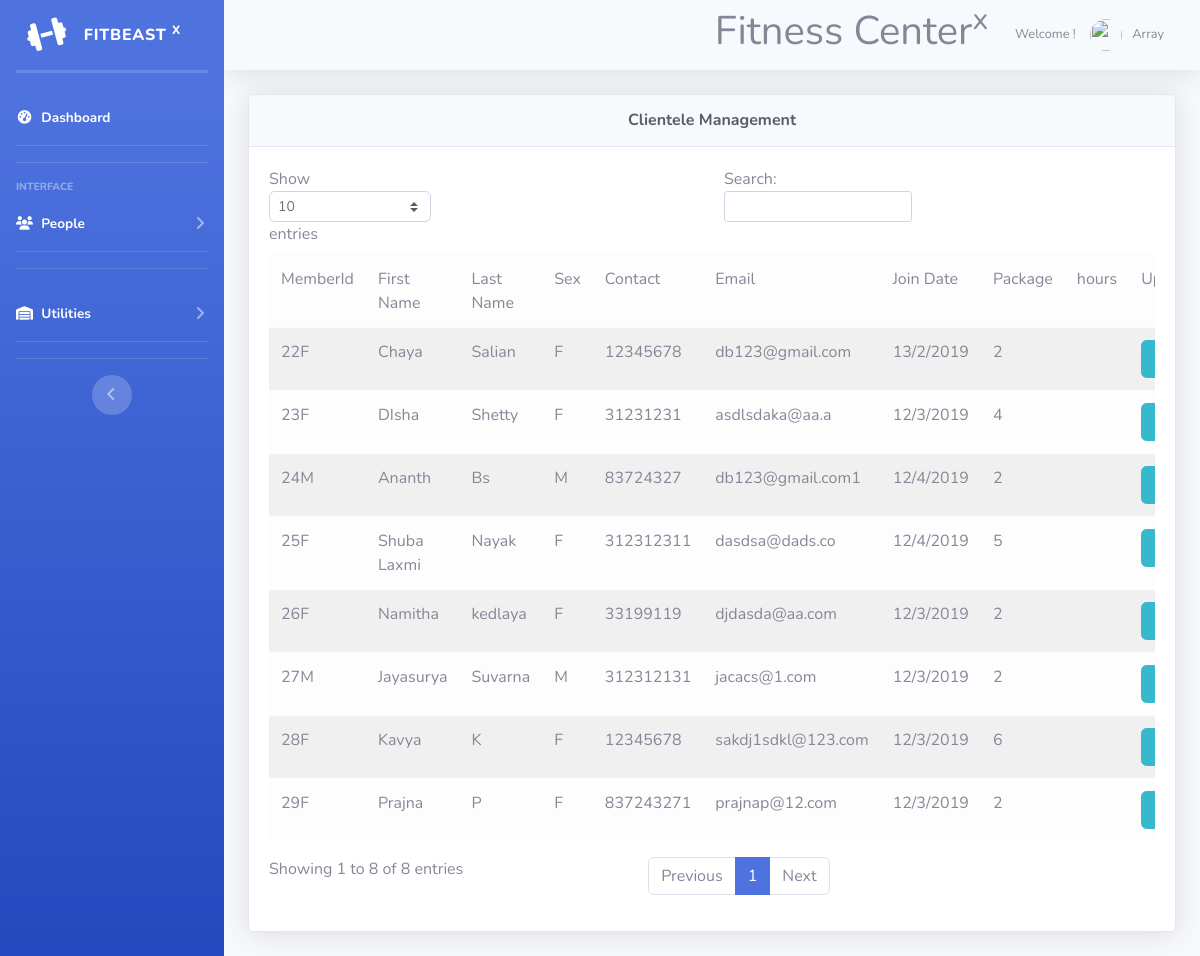
The app's page /admin/clientele.php (signed in) with its own data.
### tables this page shows
CREATE TABLE IF NOT EXISTS `member` (
  `memberid` int(11) NOT NULL AUTO_INCREMENT,
  `firstname` varchar(20) NOT NULL,
  `lastname` varchar(20) NOT NULL,
  `contact` bigint(100) NOT NULL,
  `email` varchar(255) NOT NULL,
  `joindate` varchar(10) NOT NULL,
  `gender` varchar(1) NOT NULL,
  `package` int(11) NOT NULL,
  PRIMARY KEY (`memberid`),
  KEY `package` (`package`)
);

### admin/clientele.php (the view, shortened to what this page needs)
<!DOCTYPE html>
<html lang="en">
<head>
  <link href="vendor/fontawesome-free/css/all.min.css" rel="stylesheet" type="text/css">
  <link href="css/sb-admin-2.min.css" rel="stylesheet">
</head>
<?php
 include('adminpanel/header.php');
 ?>
      <?php
 $connect = mysqli_connect("localhost", "root", "", "fitbeasttest1");
 $query ="SELECT * FROM member order by lastname desc";
 $result = mysqli_query($connect, $query);
 ?>
           <div class="container-fluid">
                <div class="card shadow mb-4">
            <div class="card-header py-3">
              <h6 class="m-0 font-weight-bold text-dark" style="text-align: center;">Clientele Management</h6>
            </div>
                <div class="card-body">
              <div class="table-responsive">
                <table class="table table-striped table-light" id="dataTable" width="100%" cellspacing="0">
                          <thead class="thead-dark">
                               <tr>
                                    <td>MemberId</td>
                                    <td>First Name</td>
                                    <td>Last Name</td>
                                     <td>Sex</td>
                                    <td>Contact</td>
                                    <td>Email</td>
                                    <td>Join Date</td>
                                    <td>Package</td>
                                    <td>hours</td>
                                    <td>Update</td>
                               </tr>
                          </thead>
                          <?php
                          while($row = mysqli_fetch_array($result))
                          {
                               echo '
                               <tr>
                                    <td>'.$row["memberid"].''.$row["gender"].'</td>
                                    <td>'.$row["firstname"].'</td>
                                    <td>'.$row["lastname"].'</td>
                                    <td>'.$row["gender"].'</td>
                                    <td>'.$row["contact"].'</td>
                                    <td>'.$row["email"].'</td>
                                    <td>'.$row["joindate"].'</td>
                                    <td>'.$row["package"].'</td>
                                    <td>'.$row['hours'].'</td>
                                    <td><a class="btn btn-info" href="memberedit.php?id='.$row['memberid'].'">Edit</a></td>
                                    <td><a class="btn btn-info" href="deletemember.php?id='.$row['memberid'].'">Delete</a></td>
                               </tr>
                               ';
                          }
                          ?>
                     </table>
                 </div>
           </div>
           </div>
           </div>
         </div>
      </body>
 </html>

### records on screen
member: memberid "27", gender "M", firstname "Jayasurya", lastname "Suvarna", contact "312312131", email "jacacs@1.com", joindate "12/3/2019", package "2"
member: memberid "23", gender "F", firstname "DIsha", lastname "Shetty", contact "31231231", email "asdlsdaka@aa.a", joindate "12/3/2019", package "4"
member: memberid "22", gender "F", firstname "Chaya", lastname "Salian", contact "12345678", email "db123@gmail.com", joindate "13/2/2019", package "2"
member: memberid "29", gender "F", firstname "Prajna", lastname "P", contact "837243271", email "prajnap@12.com", joindate "12/3/2019", package "2"
member: memberid "25", gender "F", firstname "Shuba Laxmi", lastname "Nayak", contact "312312311", email "dasdsa@dads.co", joindate "12/4/2019", package "5"
member: memberid "26", gender "F", firstname "Namitha", lastname "kedlaya", contact "33199119", email "djdasda@aa.com", joindate "12/3/2019", package "2"
member: memberid "28", gender "F", firstname "Kavya", lastname "K", contact "12345678", email "sakdj1sdkl@123.com", joindate "12/3/2019", package "6"
member: memberid "24", gender "M", firstname "Ananth", lastname "Bs", contact "83724327", email "db123@gmail.com1", joindate "12/4/2019", package "2"

### other values on screen
$_SESSION['user_name'] "Array"
